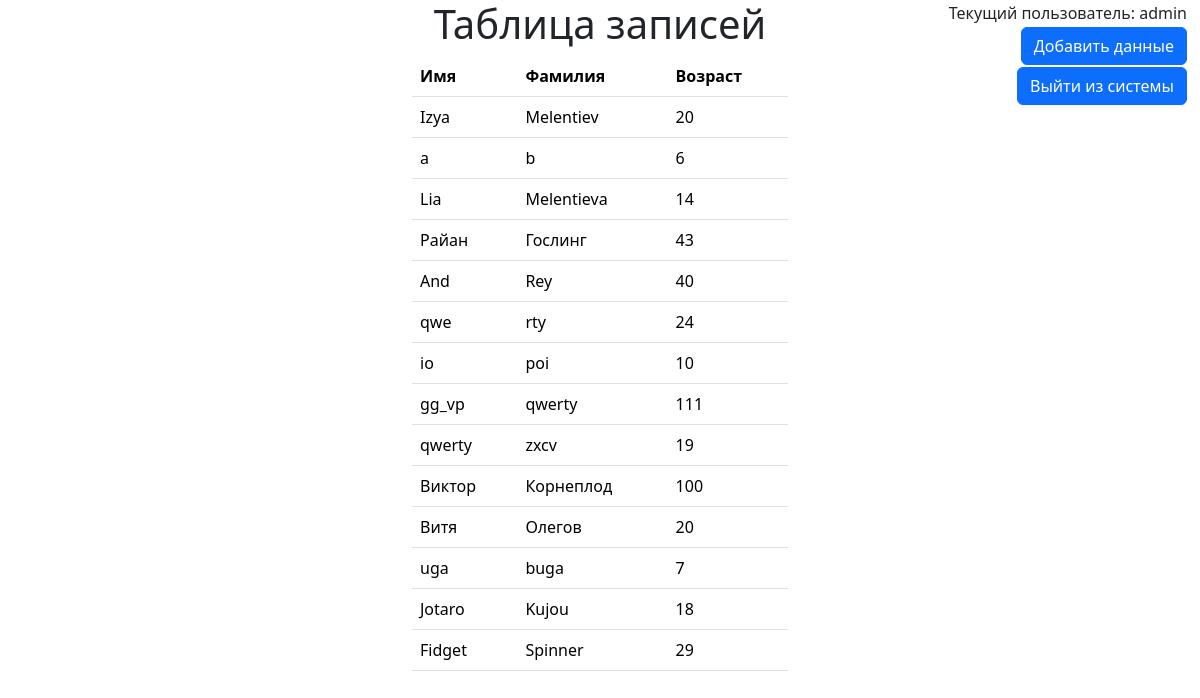
Page /show/ (signed in) on the committed database.
### myapp/models.py (models this page shows, shortened)
class UserModel(models.Model):
    first_name = models.CharField(max_length=200)
    second_name = models.CharField(max_length=200)
    age = models.IntegerField(default=0, validators=[validate_zero])

### myapp/views.py (the view)
# urls.py: path('show/', views.show, name = "show"),
@login_required(redirect_field_name="")
def show(request):
    user_list =  UserModel.objects.all()
    return render(request, "myapp/show.html", {"user_list": user_list})

### myapp/templates/myapp/show.html
{% extends "myapp/base.html" %}
    {%block body%}
    <div class = "container-fluid">
    <div class = "row justify-content-end">
        <div class = "col-4" align = center>
        {% if user_list %}
            <h1 align = center>Таблица записей</h1>
            <table align = center class="table table-hover">
                <thead>
                    <tr>
                        <th scope="col">Имя</th>
                        <th scope = "col">Фамилия</th>
                        <th scope = col>Возраст</th>
                    </tr>
                </thead>
            <tbody>
            {% for user in user_list %}
                <tr>
                    <td>{{user.first_name}}</td>
                    <td>{{user.second_name}}</td>
                    <td>{{user.age}}</td>
                </tr>
            {% endfor %}
            </tbody>
            </table>
        {% else %}
            <p>No users here.</p>
        {% endif %}
        </div>
        <div class = "col-4" align="right">
        <table align = right>
        <td>Текущий пользователь: {{user.get_username}}</td>
        <tr align = right><td><a class="btn btn-primary" href = "{% url 'myapp:form'%}">Добавить данные</a></td></tr>
        <tr align = right><td><a class="btn btn-primary" href = "{% url 'myapp:user_logout'%}">Выйти из системы</a></td></tr>
        </table>
        </div>
    </div>
</div>
{%endblock%}

### rows in the picture
UserModel: first_name "Izya", second_name "Melentiev", age "20"
UserModel: first_name "a", second_name "b", age "6"
UserModel: first_name "Lia", second_name "Melentieva", age "14"
UserModel: first_name "Райан", second_name "Гослинг", age "43"
UserModel: first_name "And", second_name "Rey", age "40"
UserModel: first_name "qwe", second_name "rty", age "24"
UserModel: first_name "io", second_name "poi", age "10"
UserModel: first_name "gg_vp", second_name "qwerty", age "111"
UserModel: first_name "qwerty", second_name "zxcv", age "19"
UserModel: first_name "Виктор", second_name "Корнеплод", age "100"
UserModel: first_name "Витя", second_name "Олегов", age "20"
UserModel: first_name "uga", second_name "buga", age "7"
UserModel: first_name "Jotaro", second_name "Kujou", age "18"
UserModel: first_name "Fidget", second_name "Spinner", age "29"

### other values in the picture
{{ user.get_username }} "admin"
